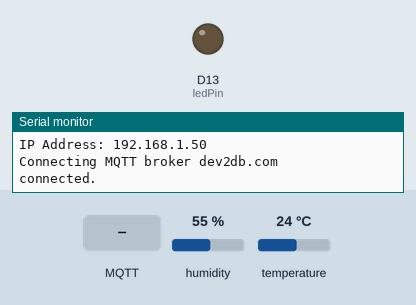
A sketch run on a simulated Arduino Nano 33 IoT. On the bench: output pins drawn as LEDs (lit = HIGH), the last lines printed to the serial monitor. The inputs (shaded band) are chosen by the test bench; at power-on: humidity 55 %, temperature 24 °C. WiFi joins after 1.5 s; servers stay silent unless stated; no MQTT or app messages arrive unless stated.

Above: at 2.7 s.
2.8 s: MQTT message "ON" arrives on the first subscribed topic
At 4.9 s:
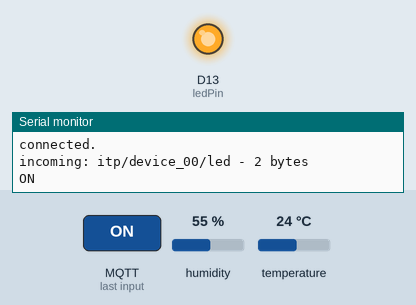
5.3 s: MQTT message "OFF" arrives on the first subscribed topic
At 6.8 s:
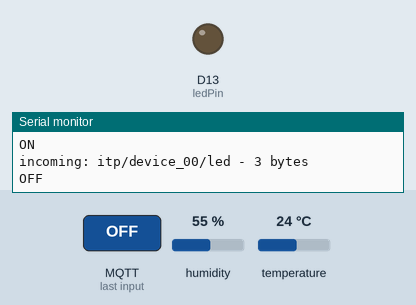
Timing chart, 0 to 8.3 s (numbered marks = the images above; inputs shaded):
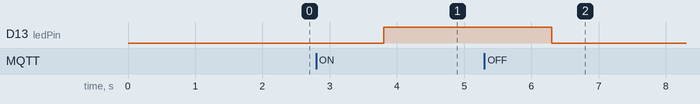

The sketch:

TemperatureHumidityLED.ino
```cpp
// Send temperature and humidity data to MQTT
//
// WiFiNINA https://www.arduino.cc/en/Reference/WiFiNINA (Arduino Nano 33 IoT / MKR WiFi 1010)
// Arduino MQTT Client  https://github.com/arduino-libraries/ArduinoMqttClient
// Adafruit SHT31

#include <WiFiNINA.h>
#include <ArduinoMqttClient.h>
#include <Wire.h>
#include "Adafruit_SHT31.h"

#include "config.h"

Adafruit_SHT31 sht31 = Adafruit_SHT31();

WiFiSSLClient net;
MqttClient mqtt(net);

String temperatureTopic = "itp/" + DEVICE_ID + "/temperature";
String humidityTopic = "itp/" + DEVICE_ID + "/humidity";
String ledTopic = "itp/" + DEVICE_ID + "/led";

// Publish every 10 seconds for the workshop. Real world apps need this data every 5 or 10 minutes.
unsigned long publishInterval = 10 * 1000;
unsigned long lastMillis = 0;
const int ledPin = LED_BUILTIN;

void setup() {
  Serial.begin(9600);

  // initialize ledPin as an output.
  pinMode(ledPin, OUTPUT);

  // turn the LED on
  digitalWrite(ledPin, HIGH);

  // Wait for a serial connection
  while (!Serial) { }

  // turn the LED off
  digitalWrite(ledPin, LOW);

  // initialize the SHT31 sensor
  if (! sht31.begin(SHT31_DEFAULT_ADDR)) {
    Serial.println("Couldn't find SHT31");
    while (1) { delay(1); }       // wait forever
  }

  Serial.println("Connecting WiFi");
  connectWiFi();

  // set callback function for incoming MQTT messages
  mqtt.onMessage(messageReceived);
}

void loop() {
  if (WiFi.status() != WL_CONNECTED) {
    connectWiFi();
  }

  if (!mqtt.connected()) {
    connectMQTT();
  }

  // poll for new MQTT messages and send keep alives
  mqtt.poll();

  if (millis() - lastMillis > publishInterval) {
    lastMillis = millis();

    // read the sensor values
    float temperatureC = sht31.readTemperature();
    float temperatureF = temperatureC * 1.8 + 32;
    float humidity    = sht31.readHumidity();

    Serial.print(temperatureC);
    Serial.print("°C ");
    Serial.print(temperatureF);
    Serial.print("°F ");
    Serial.print(humidity);
    Serial.println("% RH");

    mqtt.beginMessage(temperatureTopic);
    mqtt.print(temperatureF);
    mqtt.endMessage();

    mqtt.beginMessage(humidityTopic);
    mqtt.print(humidity);
    mqtt.endMessage();
  }
}

void connectWiFi() {
  // Check for the WiFi module
  if (WiFi.status() == WL_NO_MODULE) {
    Serial.println("Communication with WiFi module failed!");
    // don't continue
    while (true);
  }

  Serial.print("WiFi firmware version ");
  Serial.println(WiFi.firmwareVersion());

  Serial.print("Attempting to connect to SSID: ");
  Serial.print(WIFI_SSID);
  Serial.print(" ");

  while (WiFi.begin(WIFI_SSID, WIFI_PASSWORD) != WL_CONNECTED) {
    // failed, retry
    Serial.print(".");
    delay(3000);
  }

  Serial.println("Connected to WiFi");
  printWiFiStatus();

}

void connectMQTT() {
  Serial.print("Connecting MQTT broker ");
  Serial.println(MQTT_BROKER);
  mqtt.setId(DEVICE_ID);
  mqtt.setUsernamePassword(MQTT_USER, MQTT_PASSWORD);

  while (!mqtt.connect(MQTT_BROKER, MQTT_PORT)) {
    Serial.print("Connection error ");
    Serial.println(mqtt.connectError());
    Serial.println("Waiting 5 seconds before retrying");
    delay(5000);
    // check the wifi before looping again
    if (WiFi.status() != WL_CONNECTED) {
      connectWiFi();
    }
  }

  mqtt.subscribe(ledTopic);
  Serial.println("connected.");
}

void printWiFiStatus() {
  // print your WiFi IP address:
  IPAddress ip = WiFi.localIP();
  Serial.print("IP Address: ");
  Serial.println(ip);
}

void messageReceived(int messageSize) {
  String topic = mqtt.messageTopic();
  String payload = mqtt.readString();
  Serial.println("incoming: " + topic + " - " + messageSize + " bytes ");
  Serial.println(payload);
  if (payload.equalsIgnoreCase("ON")) {
    digitalWrite(ledPin, HIGH);
  } else if (payload.equalsIgnoreCase("OFF")) {
    digitalWrite(ledPin, LOW);
  }
}
```

config.h
```cpp
const char WIFI_SSID[] = "devicenet";
const char WIFI_PASSWORD[] = "random-token";

const char MQTT_BROKER[] = "dev2db.com";
const int MQTT_PORT = 8883;
const char MQTT_USER[] = "samantha";
const char MQTT_PASSWORD[] = "secret";

const String DEVICE_ID = "device_00";
```

Measured:
- after the input at 2.8 s, D13 (ledPin): LOW → HIGH after 1.0 s
- after the input at 5.3 s, D13 (ledPin): HIGH → LOW after 1.0 s
